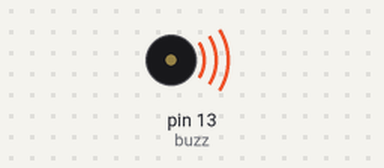
A sketch run on a simulated Arduino Uno, built with avr-gcc and run on an emulated ATmega328P. Shown: buzzer (waves = sounding).

Above: at 0.3 s.
Timing chart, 0 to 6.2 s (numbered marks = the images above):
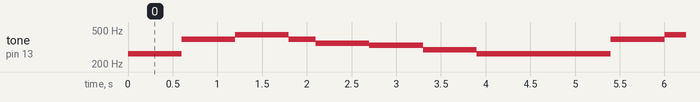

The sketch:

buzzy.ino
```cpp
//Creating Buzzes to Make Music
int buzz = 13;
int c = 262;
int g= 392;
int a= 440;
int f =349;
int e = 330;
int d=294;
void setup() {
  // put your setup code here, to run once:
   pinMode(buzz,OUTPUT);
}

void loop() {
  // put your main code here, to run repeatedly:
  for(int i=0;i<2;i++)
  {
    tone(buzz,c,300);
    delay(300);
  }
  for(int i=0;i<2;i++)
  {
    tone(buzz,g,300);
    delay(300);
  }
  for(int i=0;i<2;i++)
  {
    tone(buzz,a,300);
    delay(300);
  }
  for(int i=0;i<1;i++)
  {
    tone(buzz,g,300);
    delay(300);
  }
  for(int i=0;i<2;i++)
  {
    tone(buzz,f,300);
    delay(300);
  }
  for(int i=0;i<2;i++)
  {
    tone(buzz,e,300);
    delay(300);
  }
  for(int i=0;i<2;i++)
  {
    tone(buzz,d,300);
    delay(300);
  }
  for(int i=0;i<1;i++)
  {
    tone(buzz,c,300);
    delay(300);
  }
  for(int i=0;i<2;i++)
  {
    tone(buzz,c,300);
    delay(300);
  }
}
```

Measured:
- by itself, tone on pin 13 (buzz): repeats every 4.8 s: 392 Hz 0.60 s, 440 Hz 0.60 s, 392 Hz 0.30 s, 349 Hz 0.60 s, 330 Hz 0.60 s, 294 Hz 0.60 s, 262 Hz 1.5 s
